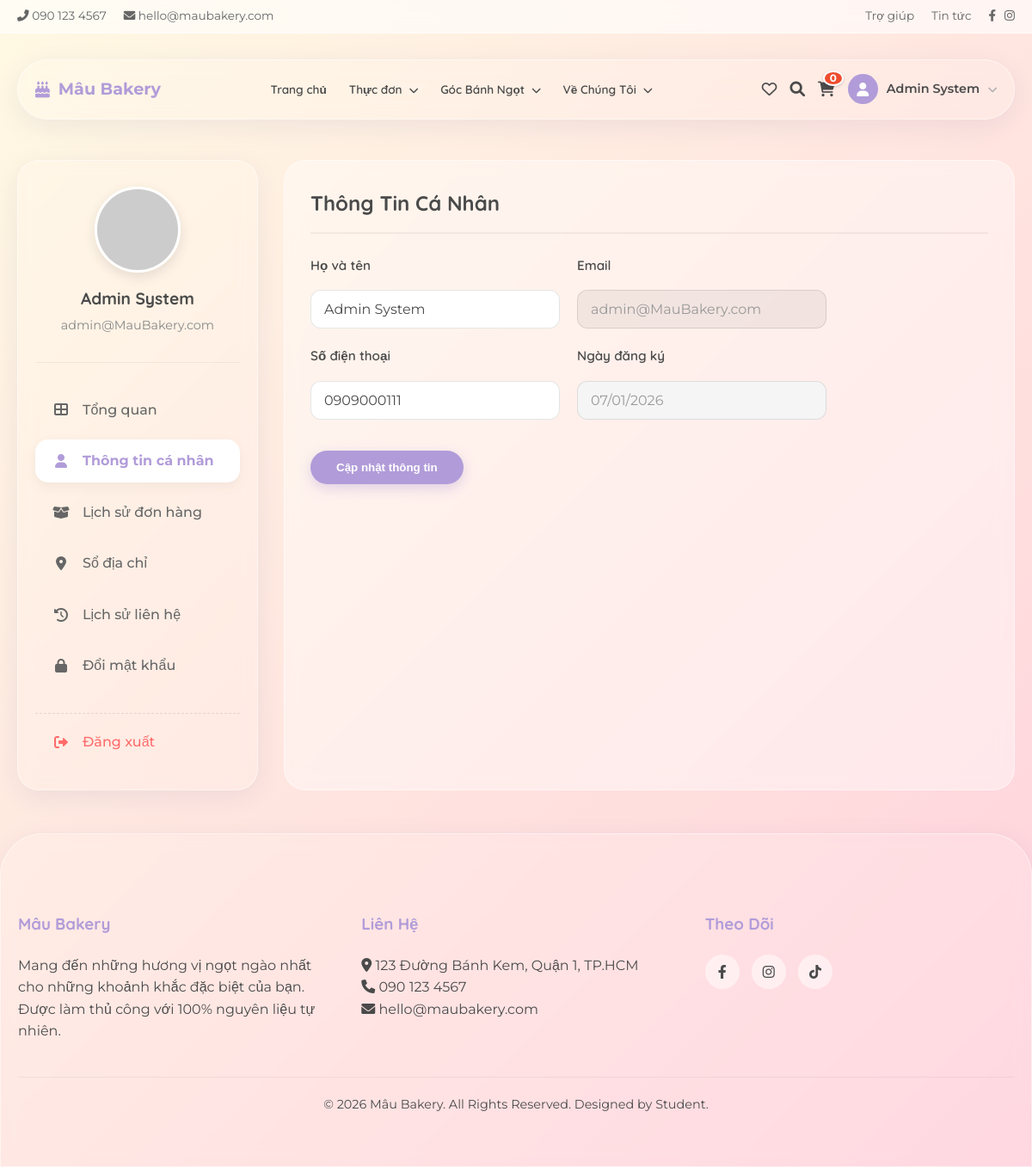
Page /index.php?page=profile&tab=info (signed in) on the committed database.
### tables this page shows
CREATE TABLE `users` (
  `id` int(11) NOT NULL AUTO_INCREMENT,
  `username` varchar(50) NOT NULL,
  `password` varchar(255) NOT NULL,
  `email` varchar(100) NOT NULL,
  `full_name` varchar(100) DEFAULT NULL,
  `phone` varchar(20) DEFAULT NULL,
  `avatar` text DEFAULT NULL,
  `role` enum('admin','user') DEFAULT 'user',
  `points` int(11) DEFAULT 0,
  `is_active` tinyint(1) DEFAULT 1,
  `created_at` datetime DEFAULT current_timestamp(),
  PRIMARY KEY (`id`),
  UNIQUE KEY `username` (`username`),
  UNIQUE KEY `email` (`email`)
);

### controllers/ProfileController.php (called while the page is built, shortened)
<?php
$user_id = $_SESSION['user_id'];
if (isset($conn)) {
    try {
        $stmt_user = $conn->prepare("SELECT * FROM users WHERE id = :id");
        $stmt_user->execute(['id' => $user_id]);
        $user = $stmt_user->fetch();
    } catch (PDOException $e) {
        $error = "Lỗi kết nối: " . $e->getMessage();
    }
}
?>

### views/profile/info.php (the view, shortened to what this page needs)
<div id="info">
    <h2 class="content-title">Thông Tin Cá Nhân</h2>
    <form class="profile-form" method="POST">
        <div class="form-row">
            <div class="form-group">
                <label class="form-label">Họ và tên</label>
                <input type="text" name="full_name" class="form-input"
                    value="<?php echo htmlspecialchars($user['full_name']); ?>" required>
            </div>
            <div class="form-group">
                <label class="form-label">Email</label>
                <input type="email" class="form-input" value="<?php echo htmlspecialchars($user['email']); ?>" disabled
                    style="background: rgba(0,0,0,0.05);">
            </div>
        </div>
        <div class="form-row">
            <div class="form-group">
                <label class="form-label">Số điện thoại</label>
                <input type="tel" name="phone" class="form-input"
                    value="<?php echo htmlspecialchars($user['phone']); ?>" required>
            </div>
            <div class="form-group">
                <label class="form-label">Ngày đăng ký</label>
                <input type="text" class="form-input"
                    value="<?php echo date('d/m/Y', strtotime($user['created_at'])); ?>" disabled>
            </div>
        </div>
        <button type="submit" class="btn-save mt-1">Cập nhật thông tin</button>
    </form>
</div>

### views/profile/sidebar.php
<aside class="glass-panel profile-sidebar" style="padding: 30px 20px;">
    <div class="user-card">
        <img src="<?php echo !empty($user['avatar']) ? $user['avatar'] : 'https://ui-avatars.com/api/?name=' . urlencode($user['full_name']); ?>"
            class="user-avatar" alt="Avatar">
        <h3 class="user-name">
            <?php echo htmlspecialchars($user['full_name']); ?>
        </h3>
        <span class="user-email">
            <?php echo htmlspecialchars($user['email']); ?>
        </span>
    </div>
    <nav class="profile-nav">
        <a href="index.php?page=profile&tab=dashboard"
            class="nav-item <?php echo $tab === 'dashboard' ? 'active' : ''; ?>">
            <i class="fas fa-th-large"></i> Tổng quan
        </a>
        <a href="index.php?page=profile&tab=info" class="nav-item <?php echo $tab === 'info' ? 'active' : ''; ?>">
            <i class="fas fa-user"></i> Thông tin cá nhân
        </a>
        <a href="index.php?page=profile&tab=orders" class="nav-item <?php echo $tab === 'orders' ? 'active' : ''; ?>">
            <i class="fas fa-box-open"></i> Lịch sử đơn hàng
        </a>
        <a href="index.php?page=profile&tab=addresses"
            class="nav-item <?php echo $tab === 'addresses' ? 'active' : ''; ?>">
            <i class="fas fa-map-marker-alt"></i> Sổ địa chỉ
        </a>
        <a href="index.php?page=profile&tab=contacts"
            class="nav-item <?php echo $tab === 'contacts' ? 'active' : ''; ?>">
            <i class="fas fa-history"></i> Lịch sử liên hệ
        </a>
        <a href="index.php?page=profile&tab=password"
            class="nav-item <?php echo $tab === 'password' ? 'active' : ''; ?>">
            <i class="fas fa-lock"></i> Đổi mật khẩu
        </a>
        <a href="index.php?logout=true" class="nav-item logout">
            <i class="fas fa-sign-out-alt"></i> Đăng xuất
        </a>
    </nav>
</aside>

### assets/css/style.css (style rules this page uses)
:root { --primary-color: #ffd1dc; --primary-dark: #ffb7c5; --secondary-color: #fff9e3; --accent-color: #b19cd9; --text-color: #4a4a4a; --white: #ffffff; --glass-bg: rgba(255, 255, 255, 0.15); --glass-border: rgba(255, 255, 255, 0.5); --shadow-soft: 0 8px 32px 0 rgba(31, 38, 135, 0.07); }
* { margin: 0; padding: 0; box-sizing: border-box; }
html { scroll-behavior: smooth; }
body { font-family: "Montserrat", sans-serif; color: var(--text-color); background: linear-gradient(135deg, #fff9e3 0%, #ffd1dc 100%); min-height: 100vh; line-height: 1.6; -webkit-font-smoothing: antialiased; -moz-osx-font-smoothing: grayscale; }
h1, h2, h3, h4, h5, h6 { font-family: "Quicksand", sans-serif; font-weight: 700; }
a { text-decoration: none; color: inherit; transition: all 0.3s ease; }
.mt-1 { margin-top: 1rem; }
.glass-panel { background: var(--glass-bg); backdrop-filter: blur(10px); -webkit-backdrop-filter: blur(10px); border: 1px solid var(--glass-border); border-radius: 25px; box-shadow: var(--shadow-soft); }
.form-label { display: block; margin-bottom: 8px; font-weight: 600; color: var(--text-color); font-family: "Quicksand", sans-serif; }

### assets/css/profile.css (style rules this page uses)
.profile-sidebar { height: fit-content; }
.user-card { display: flex; flex-direction: column; align-items: center; text-align: center; margin-bottom: 30px; padding-bottom: 30px; border-bottom: 1px solid rgba(0,0,0,0.05); }
.user-avatar { width: 100px; height: 100px; border-radius: 50%; object-fit: cover; margin-bottom: 15px; border: 3px solid white; box-shadow: 0 5px 15px rgba(0,0,0,0.1); }
.user-name { font-family: 'Quicksand', sans-serif; font-size: 1.2rem; font-weight: 700; color: var(--text-color); margin-bottom: 5px; }
.user-email { font-size: 0.9rem; color: #888; }
.profile-nav { display: flex; flex-direction: column; gap: 10px; }
.nav-item { display: flex; align-items: center; gap: 15px; padding: 12px 20px; border-radius: 15px; color: #666; text-decoration: none; transition: all 0.3s; font-weight: 500; cursor: pointer; border: none; background: transparent; width: 100%; text-align: left; font-family: inherit; font-size: 1rem; }
.nav-item.active { background: white; color: var(--accent-color); box-shadow: 0 5px 15px rgba(0,0,0,0.05); font-weight: 700; }
.nav-item i { width: 20px; text-align: center; }
.nav-item.logout { color: #ff6b6b; margin-top: 20px; border-top: 1px dashed rgba(0,0,0,0.1); padding-top: 20px; border-radius: 0; }
.content-title { font-family: 'Quicksand', sans-serif; font-size: 1.5rem; color: var(--text-color); margin-bottom: 25px; padding-bottom: 15px; border-bottom: 2px solid rgba(0,0,0,0.05); }
.profile-form { max-width: 600px; }
.form-row { display: grid; grid-template-columns: 1fr 1fr; gap: 20px; }
.btn-save { background: var(--accent-color); color: white; padding: 12px 30px; border-radius: 50px; border: none; font-weight: 600; cursor: pointer; box-shadow: 0 5px 15px rgba(177, 156, 217, 0.4); transition: all 0.3s; }
.form-group { display: flex; flex-direction: column; gap: 8px; margin-bottom: 20px; }
.form-label { font-weight: 600; font-size: 0.95rem; color: var(--text-color); }
.form-input { padding: 12px 15px; border-radius: 12px; border: 1px solid rgba(0,0,0,0.1); background: white; font-family: inherit; font-size: 1rem; color: var(--text-color); transition: all 0.3s; outline: none; }
.form-input:disabled { background: #f5f5f5; color: #999; cursor: not-allowed; }

### rows in the picture
users: full_name "Admin System", email "admin@MauBakery.com", phone "0909000111", created_at "07/01/2026"

### other values in the picture
$cart_count "0"
$_SESSION['full_name'] "Admin System"
